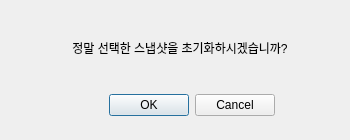
<?xml version="1.0" encoding="UTF-8"?>
<ui version="4.0">
 <class>Dialog</class>
 <widget class="QDialog" name="Dialog">
  <property name="geometry">
   <rect>
    <x>0</x>
    <y>0</y>
    <width>350</width>
    <height>140</height>
   </rect>
  </property>
  <property name="windowTitle">
   <string>General 5ho</string>
  </property>
  <property name="windowIcon">
   <iconset>
    <normaloff>../icon/dron.jpeg</normaloff>../icon/dron.jpeg</iconset>
  </property>
  <widget class="QLabel" name="label">
   <property name="geometry">
    <rect>
     <x>10</x>
     <y>40</y>
     <width>340</width>
     <height>15</height>
    </rect>
   </property>
   <property name="text">
    <string>정말 선택한 스냅샷을 초기화하시겠습니까?</string>
   </property>
   <property name="alignment">
    <set>Qt::AlignCenter</set>
   </property>
  </widget>
  <widget class="QDialogButtonBox" name="buttonBox">
   <property name="geometry">
    <rect>
     <x>75</x>
     <y>90</y>
     <width>200</width>
     <height>30</height>
    </rect>
   </property>
   <property name="standardButtons">
    <set>QDialogButtonBox::Cancel|QDialogButtonBox::Ok</set>
   </property>
  </widget>
 </widget>
 <resources/>
 <connections/>
</ui>
